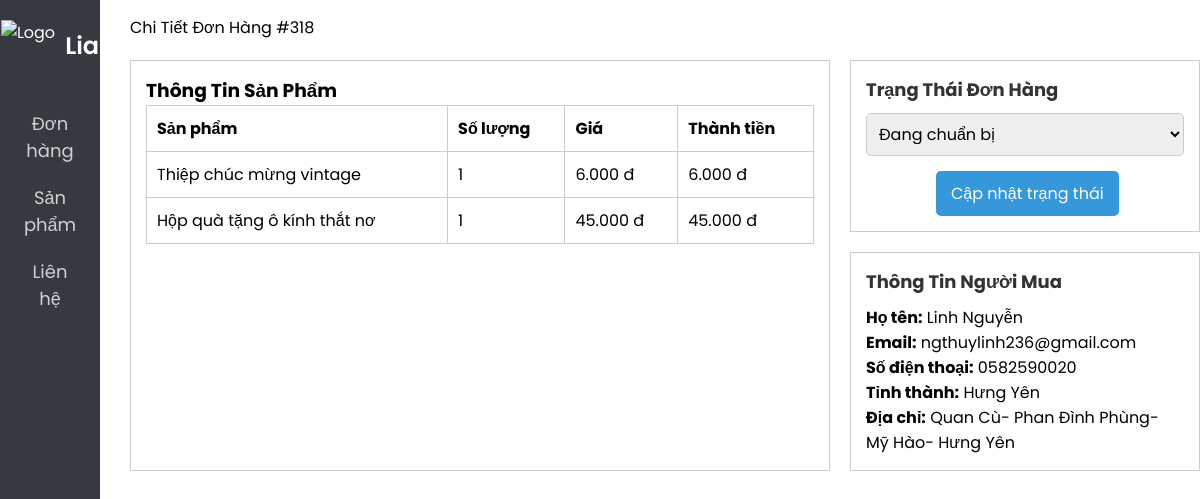
Screenshot of /Project_Admin/chitietdonhang.php?order_id=318 with the database file from the repository.
### tables this page shows
CREATE TABLE `orders` (
  `order_id` int(11) NOT NULL,
  `order_status` varchar(100) NOT NULL DEFAULT 'on_hold',
  `user_id` int(11) NOT NULL,
  `user_phone` varchar(15) NOT NULL,
  `user_city` varchar(255) NOT NULL,
  `user_address` varchar(255) NOT NULL,
  `order_date` datetime NOT NULL DEFAULT current_timestamp(),
  `order_cost` decimal(10,0) NOT NULL,
  `order_payment` varchar(255) NOT NULL
);

CREATE TABLE `order_items` (
  `item_id` int(11) NOT NULL,
  `order_id` int(11) NOT NULL,
  `product_id` int(11) NOT NULL,
  `user_id` int(11) NOT NULL,
  `order_date` datetime NOT NULL DEFAULT current_timestamp(),
  `product_name` varchar(255) NOT NULL,
  `product_image` varchar(255) NOT NULL,
  `product_quantity` int(11) NOT NULL,
  `product_price` decimal(10,0) NOT NULL
);

CREATE TABLE `users` (
  `user_id` int(11) NOT NULL,
  `user_name` varchar(100) NOT NULL,
  `user_email` varchar(100) NOT NULL,
  `user_password` varchar(108) NOT NULL
);

### Project_Admin/chitietdonhang.php (the view, shortened to what this page needs)
<?php
include 'header.php';
include('server/connection.php');
$order_id = isset($_GET['order_id']) ? $_GET['order_id'] : 0;
$order_sql = "SELECT o.*, u.user_name, u.user_email
              FROM orders o
              JOIN users u ON o.user_id = u.user_id
              WHERE o.order_id = ?";
$stmt = $conn->prepare($order_sql);
$stmt->bind_param("i", $order_id);
$stmt->execute();
$order_result = $stmt->get_result();
$order = $order_result->fetch_assoc();
$items_sql = "SELECT product_name, product_quantity, product_price
              FROM order_items
              WHERE order_id = ?";
$stmt_items = $conn->prepare($items_sql);
$stmt_items->bind_param("i", $order_id);
$stmt_items->execute();
$items_result = $stmt_items->get_result();
?>
<div class="container">
    <div class="header">Chi Tiết Đơn Hàng #<?php echo $order['order_id']; ?></div>
    <div class="content">
        <div class="left-section">
            <h3>Thông Tin Sản Phẩm</h3>
            <table>
                <thead>
                    <tr>
                        <th>Sản phẩm</th>
                        <th>Số lượng</th>
                        <th>Giá</th>
                        <th>Thành tiền</th>
                    </tr>
                </thead>
                <tbody>
                    <?php while($item = $items_result->fetch_assoc()): ?>
                    <tr>
                        <td><?php echo $item['product_name']; ?></td>
                        <td><?php echo $item['product_quantity']; ?></td>
                        <td><?php echo number_format($item['product_price'], 0, ',', '.'); ?> đ</td>
                        <td><?php echo number_format($item['product_quantity'] * $item['product_price'], 0, ',', '.'); ?> đ</td>
                    </tr>
                    <?php endwhile; ?>
                </tbody>
            </table>
        </div>
        <div class="right-section">
            <div class="section status">
                <h3>Trạng Thái Đơn Hàng</h3>
                <form method="POST">
                    <select name="order_status">
                        <option value="Đang chuẩn bị" <?php if($order['order_status'] == 'Đang chuẩn bị') echo 'selected'; ?>>Đang chuẩn bị</option>
                    </select>
                    <button type="submit" class="btn-save">Cập nhật trạng thái</button>
                </form>
            </div>
            <div class="section info">
                <h3>Thông Tin Người Mua</h3>
                <ul>
                    <li><strong>Họ tên:</strong> <?php echo $order['user_name']; ?></li>
                    <li><strong>Email:</strong> <?php echo $order['user_email']; ?></li>
                    <li><strong>Số điện thoại:</strong> <?php echo $order['user_phone']; ?></li>
                    <li><strong>Tỉnh thành:</strong> <?php echo $order['user_city']; ?></li>
                    <li><strong>Địa chỉ:</strong> <?php echo $order['user_address']; ?></li>
                </ul>
            </div>
        </div>
    </div>
</div>

### Project_Admin/style.css (style rules this page uses)
* { margin: 0; padding: 0; box-sizing: border-box; font-family: 'Poppins', sans-serif; }
body { display: flex; margin: 0; background-color: #fff; }
table { width: 100%; border-collapse: collapse; }
table th, table td { padding: 10px; border: 1px solid #ccc; text-align: left; }
body .container { display: flex; flex-direction: column; gap: 20px; margin-left: 30px; margin-top:15px; }
.content { display: flex; gap: 20px; }
.container .info ul { list-style-type: none; padding: 0; margin: 0; }
.left-section { width:700px; background-color: #fff; border: 1px solid #ccc; border-radius: 0px; padding: 15px; }
.right-section { width:350px; display: flex; flex-direction: column; gap: 20px; }
.section { background-color: #fff; border: 1px solid #ccc; border-radius: 0px; padding: 15px; }
.section h3 { margin-bottom: 10px; font-size: 18px; color: #333; }
.btn-save { background-color: #3498db; color: #fff; padding: 10px 15px; border: none; border-radius: 5px; cursor: pointer; font-size:16px; margin-top:15px; margin-left:70px; }
.status select { width: 100%; padding: 8px; border: 1px solid #ccc; border-radius: 5px; }
select { padding: 8px; border: 1px solid #ccc; border-radius: 3px; font-size: 16px; width:150px; }

### rows the page displays
orders: order_id "318", user.user_name "Linh Nguyễn", user.user_email "ngthuylinh236@gmail.com", user_phone "0582590020", user_city "Hưng Yên", user_address "Quan Cù- Phan Đình Phùng- Mỹ Hào- Hưng Yên"
order_items: product_name "Thiệp chúc mừng vintage", product_quantity "1", product_price "6.000", $item['product_quantity'] * $item['product_price'] "6.000"
order_items: product_name "Hộp quà tặng ô kính thắt nơ", product_quantity "1", product_price "45.000", $item['product_quantity'] * $item['product_price'] "45.000"
